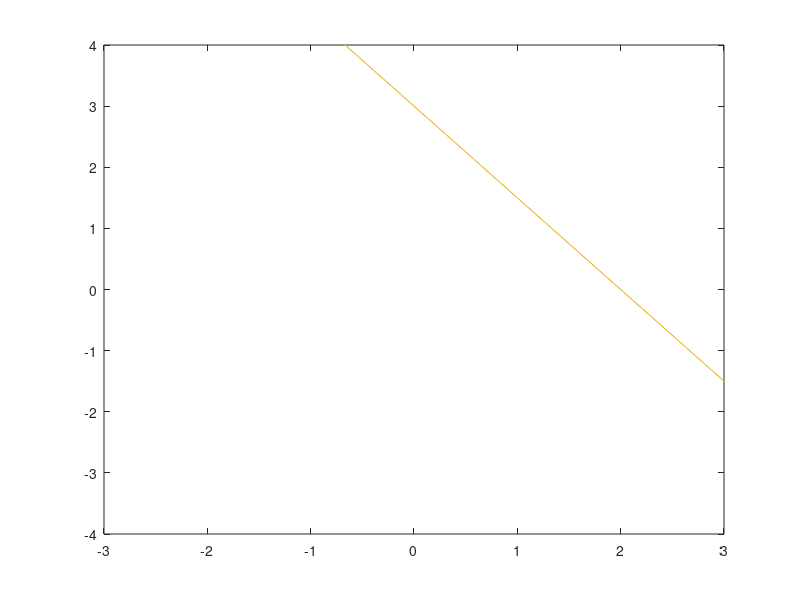

Source code (MATLAB): (Note: this script raises an error after producing the figure.)
x = -5 : 5
m = -3/2;
b = 3;
y = m*x + b

close all
figure

plot(x, y, 'Color', [0.9290, 0.6940, 0.1250])

%configTwoDAxis()
xmin = -3
xmax = 3
ymin = -4
ymax = 4
set(gca,'ylim',[ymin ymax],'xlim',[xmin xmax],'xtick',xmin:xmax,'ytick',ymin:ymax)
opt.fontname = 'helvetica';
opt.fontsize = 8;

centeraxes(gca,opt);